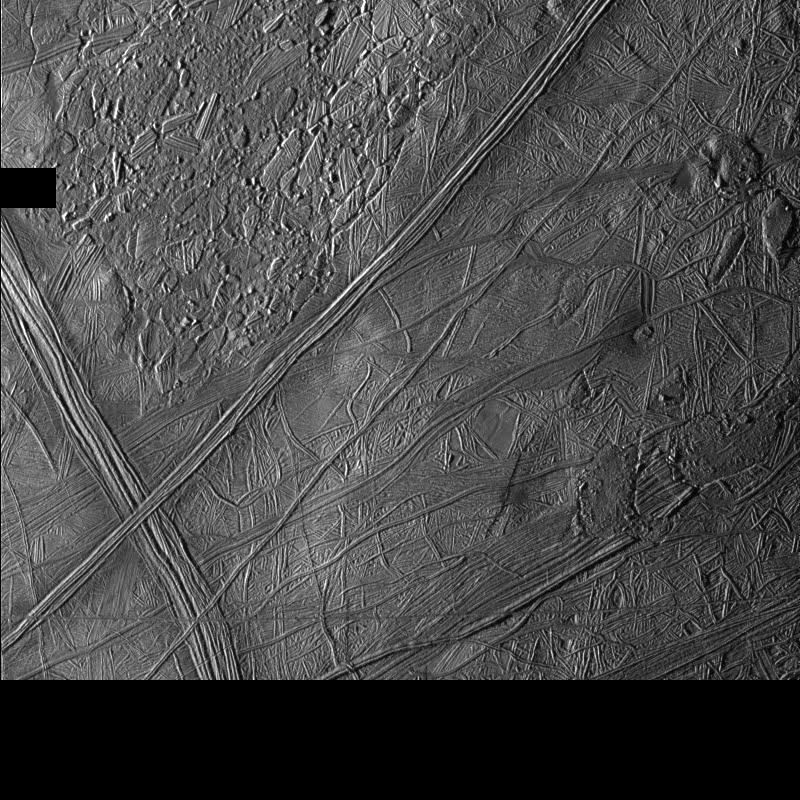
#> input picture data/C0383713713R_full.jpg, 800 x 800 px
$ jupyter execute europa-filters.ipynb
#> lines starting #> are read from the running program, lines starting #| are printed output that depends on the picture; after the words box and inside, x2 and y2 are one past the last pixel; in counts of white or black regions, pixels touching at a corner belong together
[cell 1]
import cv2 as cv
import numpy as np
import matplotlib.pyplot as plt

[cell 2]
original = cv.imread("data/C0383713713R_full.jpg")
#> original is the input picture: shape (800, 800, 3); min 0, max 255, mean 72.5
image = cv.cvtColor(original, cv.COLOR_BGR2GRAY)
image = cv.resize(image, (500, 500))
#> image: shape (500, 500)
def plotBoth(image, title='Processed Image', original=original, original_title='Original Image'):
    plt.figure(figsize=(10, 5))

    # Plot original image
    plt.subplot(121)
    plt.imshow(cv.cvtColor(original, cv.COLOR_BGR2RGB))
    plt.axis('off')
    plt.title(original_title)

    # Plot resized image
    plt.subplot(122)
    plt.imshow(image, cmap='gray')
    plt.title(title)
    plt.axis('off')
    # Set the background of the plot to be transparent
    plt.gcf().patch.set_alpha(0)
    plt.show()

## Downscaling

[cell 3]
# Resize the image
resized_image = cv.resize(image, (200, 200))

plotBoth(resized_image, 'Downscaled Image, 100x100')

## Gaussian Blur

[cell 4]
blurred_image = cv.GaussianBlur(original, (9, 9), 0)

plotBoth(blurred_image, '9x9 Gaussian Blur')

## Morphological Operations

[cell 5]
# Perform erosion
kernel = np.ones((3, 3), np.uint8)
eroded_image = cv.erode(image, kernel, iterations=1)
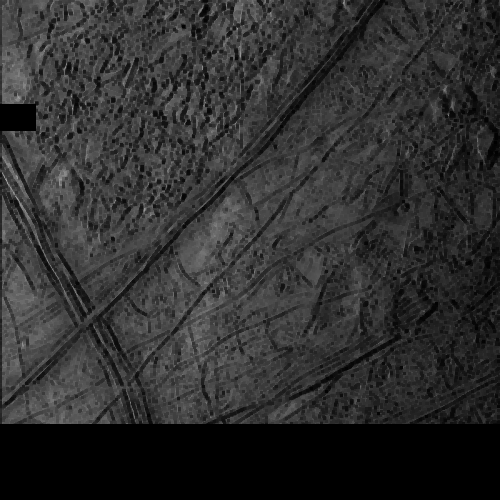
#> eroded_image: shape (500, 500); min 0, max 172, mean 46.7

# Perform dilation
dilated_image = cv.dilate(image, kernel, iterations=1)
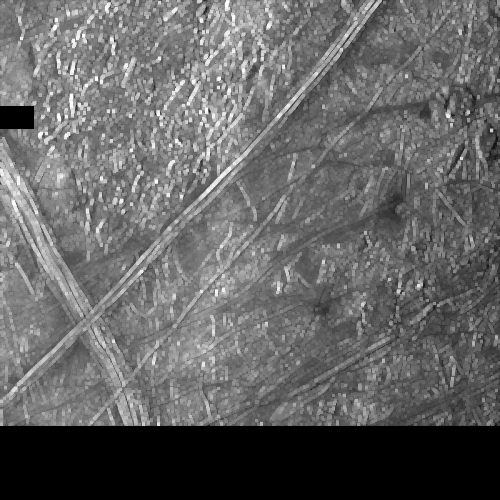
#> dilated_image: shape (500, 500); min 0, max 255, mean 101.5

# Plot the original, eroded, and dilated images
plt.figure(figsize=(10, 5))

# Plot eroded image
plt.subplot(131)
plt.imshow(eroded_image, cmap='gray')
plt.title('Eroded Image')
plt.axis('off')
plt.gcf().patch.set_alpha(0)

# Plot dilated image
plt.subplot(132)
plt.imshow(dilated_image, cmap='gray')
plt.title('Dilated Image')
plt.axis('off')
plt.gcf().patch.set_alpha(0)

plt.show()

## Canny Edge Detection

[cell 6]
canny_image = cv.Canny(image, 150, 250)
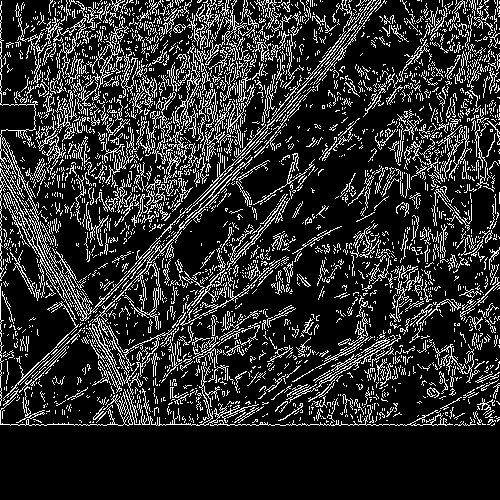
#> canny_image: shape (500, 500); 17.5% white in thin lines or dots, all inside (x1, y1, x2, y2) = (0, 0, 500, 426)
plotBoth(canny_image, 'Canny Edge Detection')

[cell 7]
canny_image_blurred = cv.Canny(blurred_image, 100, 150)
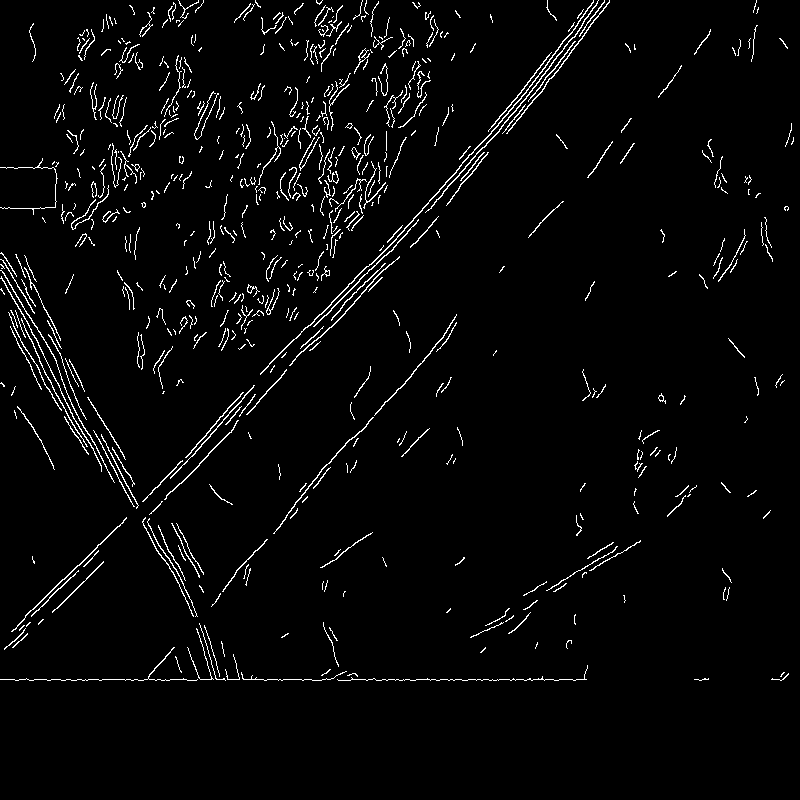
#> canny_image_blurred: shape (800, 800); 3.1% white in thin lines or dots, all inside (x1, y1, x2, y2) = (0, 0, 794, 681)
plotBoth(canny_image_blurred, 'Canny Edge Detection on Blurred Image', blurred_image, 'Blurred Image')

## Hough Transform

[cell 8]
lines = cv.HoughLinesP(canny_image_blurred, 1, np.pi / 180, 120)
#> lines = 144 rows, first 6: [200, 679, 211, 679], [88, 679, 98, 679], [0, 679, 14, 679], [227, 679, 239, 679], [110, 534, 126, 518], [149, 679, 154, 679]


output = original.copy()
if lines is not None:
    for line in lines:
        x1, y1, x2, y2 = line[0]
        cv.line(output, (x1, y1), (x2, y2), (0, 255, 0), 2)
#> this loop made 144 passes
#> (x1, y1, x2, y2) on passes 1 to 12: (200, 679, 211, 679), (88, 679, 98, 679), (0, 679, 14, 679), (227, 679, 239, 679), (110, 534, 126, 518), (149, 679, 154, 679), (388, 679, 394, 679), (34, 679, 46, 679), (527, 106, 542, 91), (455, 679, 461, 679), (393, 247, 407, 233), (260, 373, 308, 325)
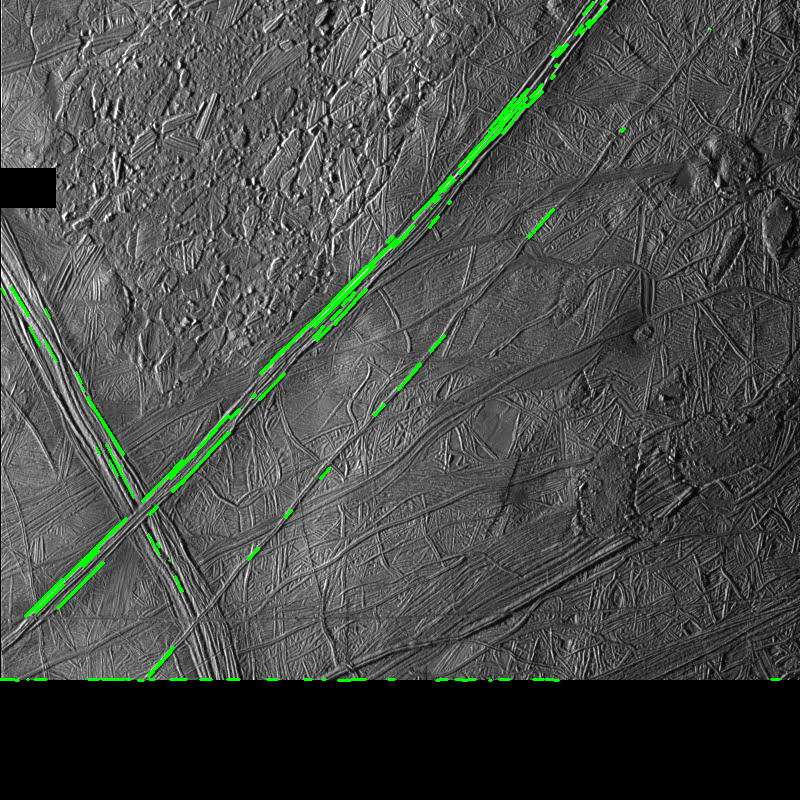
#> output: shape (800, 800, 3); 1.24% of pixels changed, all inside (x1, y1, x2, y2) = (0, 0, 781, 682)
print(len(lines))
#| 144
plotBoth(output, 'Hough Lines', canny_image_blurred, 'Canny Edge Detection on Blurred Image')
#> in plotBoth (call 5), `plt.show()`:
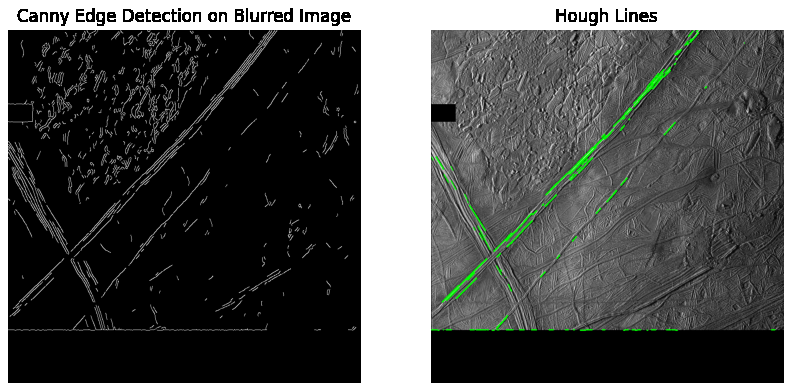
#> figure drawn by matplotlib, 2 panels

## CLAHE (Contrast Limited Adaptive Histogram Equalization)

[cell 9]
clahe = cv.createCLAHE(clipLimit=2.0, tileGridSize=(5,5))
cl_image = clahe.apply(image)
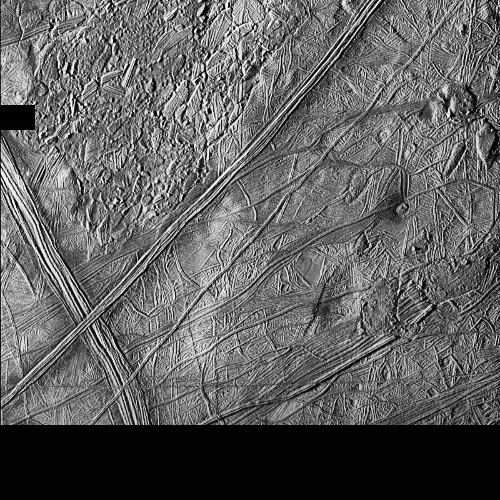
#> cl_image: shape (500, 500); min 0, max 255, mean 96.6
plotBoth(cl_image, 'CLAHE Filter')

## Thresholding

[cell 10]
val, thresh = cv.threshold(image,0,255,cv.THRESH_OTSU)
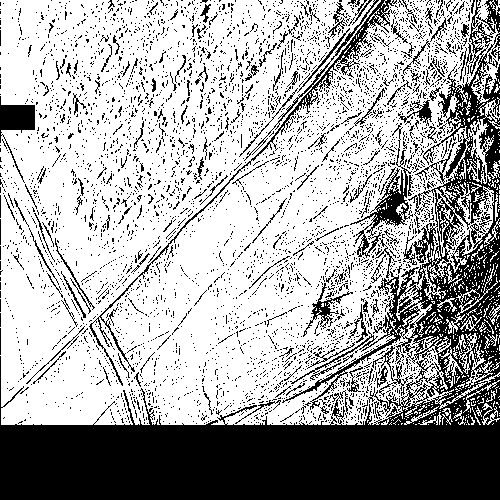
#> thresh: shape (500, 500); 66.5% white; 4678 black regions (4508 under 20 px), largest, box (x1, y1, x2, y2) and area: (0, 0, 500, 500) 57576, (89, 0, 397, 386) 2625, (350, 123, 413, 258) 1472
#> val = 60
val, thresh_clahe = cv.threshold(cl_image,0,255,cv.THRESH_OTSU)
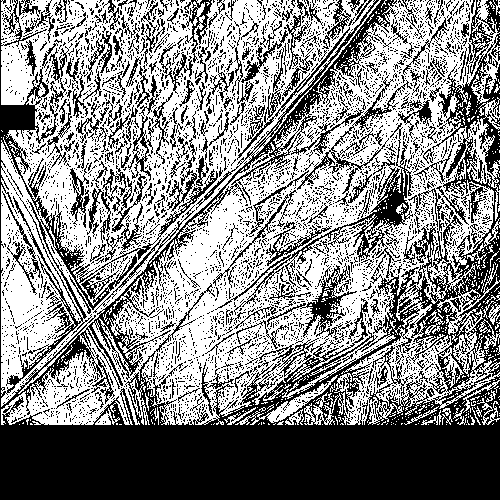
#> thresh_clahe: shape (500, 500); 53.9% white; 4379 black regions (4126 under 20 px), largest, box (x1, y1, x2, y2) and area: (0, 0, 500, 500) 75599, (215, 123, 413, 315) 3019, (267, 263, 357, 340) 1234
#> val = 92
plotBoth(thresh, 'Otsu Thresholding')
plotBoth(thresh_clahe, 'Otsu Thresholding on CLAHE Filtered Image', cl_image, 'CLAHE Filtered Image')
#> in plotBoth (call 8), `plt.show()`:
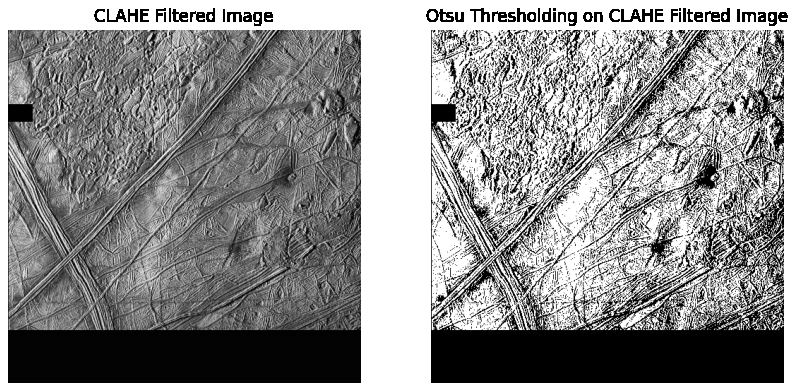
#> figure drawn by matplotlib, 2 panels

$ run again, with data/C0374649039R_full.jpg copied over data/C0383713713R_full.jpg
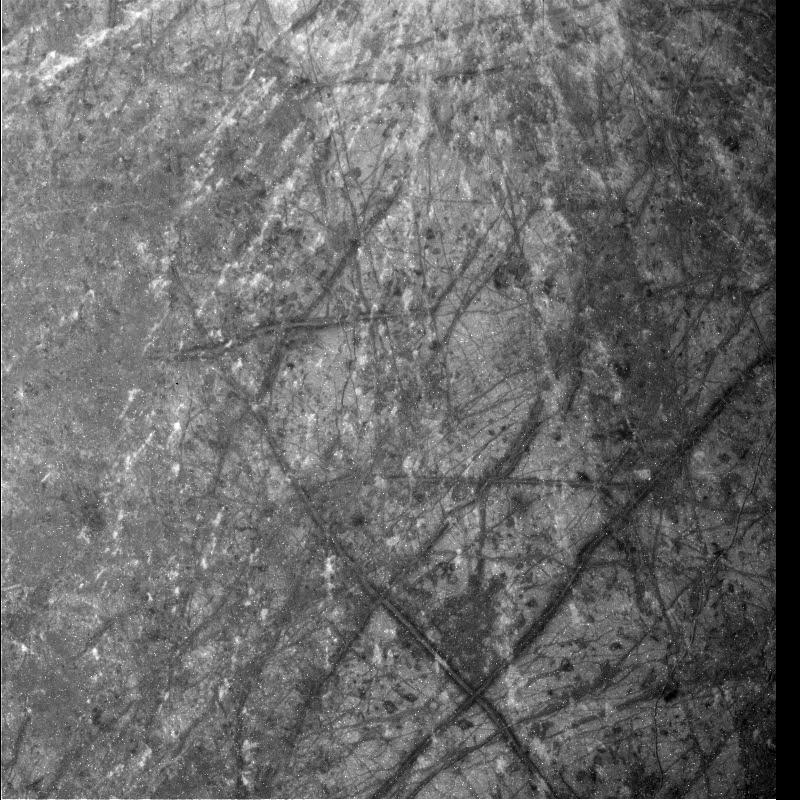
#> input picture data/C0374649039R_full.jpg, 800 x 800 px
#> original is the input picture: shape (800, 800, 3); min 0, max 255, mean 105.6
#> `canny_image = cv.Canny(image, 150, 250)`:
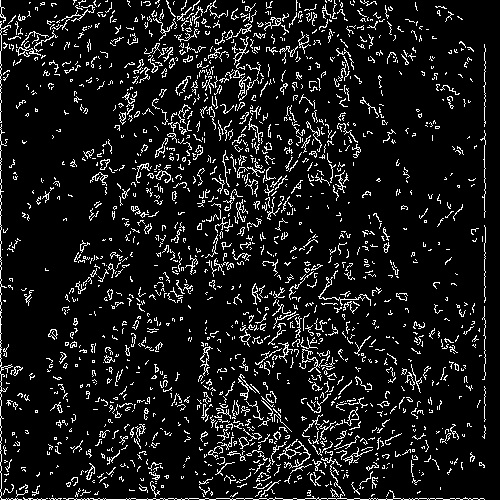
#> canny_image: shape (500, 500); 9.7% white in thin lines or dots
#> canny_image_blurred: shape (800, 800); 0.71% white in thin lines or dots
#> lines = [[523, 797, 557, 797], [345, 797, 361, 797], [559, 797, 577, 797], [411, 797, 416, 797], [494, 797, 504, 797], [628, 797, 711, 797]]
#> the loop `for line in lines:` made 6 passes
#> (line, x1, x2) on passes 1 to 6: ([[523, 797, 557, 797]], 523, 557), ([[345, 797, 361, 797]], 345, 361), ([[559, 797, 577, 797]], 559, 577), ([[411, 797, 416, 797]], 411, 416), ([[494, 797, 504, 797]], 494, 504), ([[628, 797, 711, 797]], 628, 711)
#| 6
#> thresh: shape (500, 500); 60.7% white; 1855 black regions (1729 under 20 px), largest, box (x1, y1, x2, y2) and area: (93, 0, 500, 500) 81110, (160, 141, 226, 251) 945, (0, 0, 19, 500) 693
#> `val, thresh = cv.threshold(image,0,255,cv.THRESH_OTSU)`: val = 98
#> thresh_clahe: shape (500, 500); 47.9% white; 2198 white regions (2058 under 20 px), largest, box (x1, y1, x2, y2) and area: (1, 0, 425, 445) 76128, (1, 349, 485, 500) 12003, (304, 354, 432, 487) 6750
#> `val, thresh_clahe = cv.threshold(cl_image,0,255,cv.THRESH_OTSU)`: val = 118
#> in plotBoth (call 8), `plt.show()`:
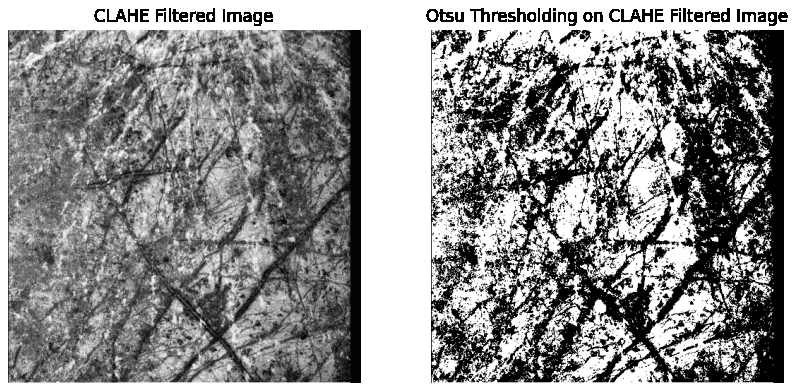
#> figure drawn by matplotlib, 2 panels
